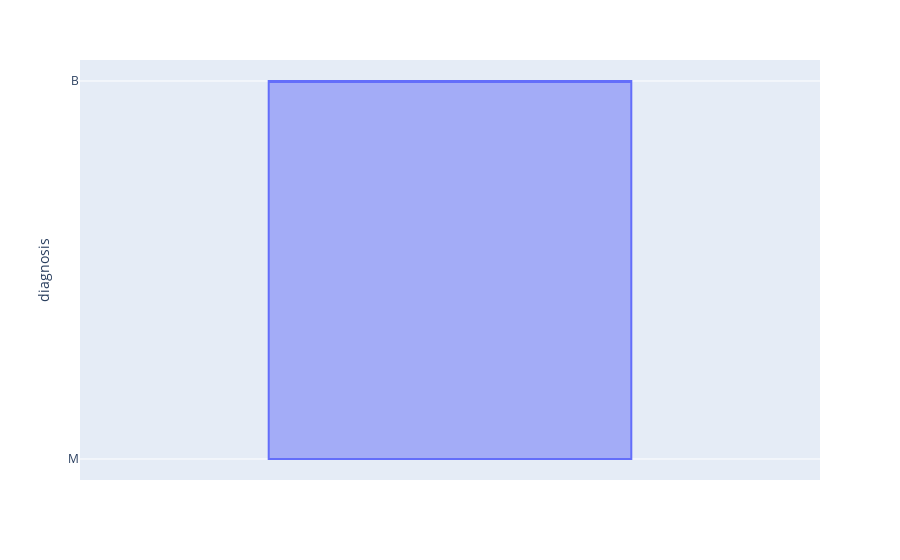

Write notebook code for a chart like this one.
### Markdown cell above
### **Análise de Outliers**

### Code cell
# Idade
px.box(dados2, y='diagnosis')

### Figure 1 — Plotly figure (JSON) as saved in the notebook; plotly's stock layout.template omitted (floating-point values rounded to 4 significant figures; data arrays with more than 128 entries replaced by an {"elided": "..."} marker saying what was removed)
{"data": [{"alignmentgroup": "True", "hovertemplate": "diagnosis=%{y}<extra></extra>", "legendgroup": "", "marker": {"color": "#636efa"}, "name": "", "notched": false, "offsetgroup": "", "orientation": "v", "showlegend": false, "type": "box", "x0": " ", "xaxis": "x", "y": {"elided": "569 str values"}, "y0": " ", "yaxis": "y"}], "layout": {"autosize": true, "boxmode": "group", "legend": {"tracegroupgap": 0}, "margin": {"t": 60}, "xaxis": {"anchor": "y", "autorange": true, "domain": [0, 1], "range": [-0.5, 0.5], "type": "category"}, "yaxis": {"anchor": "x", "autorange": true, "domain": [0, 1], "range": [-0.05556, 1.056], "title": {"text": "diagnosis"}, "type": "category"}}}
